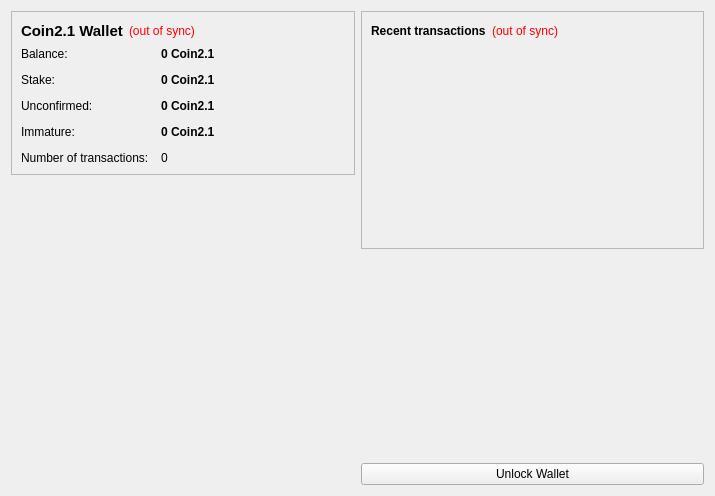
<?xml version="1.0" encoding="UTF-8"?>
<ui version="4.0">
 <class>OverviewPage</class>
 <widget class="QWidget" name="OverviewPage">
  <property name="geometry">
   <rect>
    <x>0</x>
    <y>0</y>
    <width>715</width>
    <height>496</height>
   </rect>
  </property>
  <property name="windowTitle">
   <string>Form</string>
  </property>
  <layout class="QHBoxLayout" name="horizontalLayout" stretch="1,1">
   <item>
    <layout class="QVBoxLayout" name="verticalLayout_2">
     <item>
      <widget class="QFrame" name="frame">
       <property name="frameShape">
        <enum>QFrame::StyledPanel</enum>
       </property>
       <property name="frameShadow">
        <enum>QFrame::Raised</enum>
       </property>
       <layout class="QVBoxLayout" name="verticalLayout_4">
        <item>
         <layout class="QHBoxLayout" name="horizontalLayout_4">
          <item>
           <widget class="QLabel" name="label_5">
            <property name="font">
             <font>
              <pointsize>11</pointsize>
              <weight>75</weight>
              <bold>true</bold>
             </font>
            </property>
            <property name="text">
             <string>Coin2.1 Wallet</string>
            </property>
           </widget>
          </item>
          <item>
           <widget class="QLabel" name="labelWalletStatus">
            <property name="toolTip">
             <string>The displayed information may be out of date. Your wallet automatically synchronizes with the Coin2.1 network after a connection is established, but this process has not completed yet.</string>
            </property>
            <property name="styleSheet">
             <string notr="true">QLabel { color: red; }</string>
            </property>
            <property name="text">
             <string notr="true">(out of sync)</string>
            </property>
            <property name="alignment">
             <set>Qt::AlignLeading|Qt::AlignLeft|Qt::AlignVCenter</set>
            </property>
           </widget>
          </item>
          <item>
           <spacer name="horizontalSpacer_2">
            <property name="orientation">
             <enum>Qt::Horizontal</enum>
            </property>
            <property name="sizeHint" stdset="0">
             <size>
              <width>40</width>
              <height>20</height>
             </size>
            </property>
           </spacer>
          </item>
         </layout>
        </item>
        <item>
         <layout class="QFormLayout" name="formLayout_2">
          <property name="fieldGrowthPolicy">
           <enum>QFormLayout::AllNonFixedFieldsGrow</enum>
          </property>
          <property name="horizontalSpacing">
           <number>12</number>
          </property>
          <property name="verticalSpacing">
           <number>12</number>
          </property>
          <item row="0" column="0">
           <widget class="QLabel" name="label">
            <property name="text">
             <string>Balance:</string>
            </property>
           </widget>
          </item>
          <item row="0" column="1">
           <widget class="QLabel" name="labelBalance">
            <property name="font">
             <font>
              <weight>75</weight>
              <bold>true</bold>
             </font>
            </property>
            <property name="cursor">
             <cursorShape>IBeamCursor</cursorShape>
            </property>
            <property name="toolTip">
             <string>Your current balance</string>
            </property>
            <property name="text">
             <string notr="true">0 Coin2.1</string>
            </property>
            <property name="textInteractionFlags">
             <set>Qt::LinksAccessibleByMouse|Qt::TextSelectableByKeyboard|Qt::TextSelectableByMouse</set>
            </property>
           </widget>
          </item>
          <item row="1" column="0">
           <widget class="QLabel" name="label_6">
            <property name="text">
             <string>Stake:</string>
            </property>
           </widget>
          </item>
          <item row="1" column="1">
           <widget class="QLabel" name="labelStake">
            <property name="font">
             <font>
              <weight>75</weight>
              <bold>true</bold>
             </font>
            </property>
            <property name="cursor">
             <cursorShape>IBeamCursor</cursorShape>
            </property>
            <property name="toolTip">
             <string>Total of coins that was staked, and do not yet count toward the current balance</string>
            </property>
            <property name="text">
             <string notr="true">0 Coin2.1</string>
            </property>
            <property name="textInteractionFlags">
             <set>Qt::LinksAccessibleByMouse|Qt::TextSelectableByKeyboard|Qt::TextSelectableByMouse</set>
            </property>
           </widget>
          </item>
          <item row="2" column="0">
           <widget class="QLabel" name="label_3">
            <property name="text">
             <string>Unconfirmed:</string>
            </property>
           </widget>
          </item>
          <item row="2" column="1">
           <widget class="QLabel" name="labelUnconfirmed">
            <property name="font">
             <font>
              <weight>75</weight>
              <bold>true</bold>
             </font>
            </property>
            <property name="cursor">
             <cursorShape>IBeamCursor</cursorShape>
            </property>
            <property name="toolTip">
             <string>Total of transactions that have yet to be confirmed, and do not yet count toward the current balance</string>
            </property>
            <property name="text">
             <string notr="true">0 Coin2.1</string>
            </property>
            <property name="textInteractionFlags">
             <set>Qt::LinksAccessibleByMouse|Qt::TextSelectableByKeyboard|Qt::TextSelectableByMouse</set>
            </property>
           </widget>
          </item>
          <item row="3" column="0">
           <widget class="QLabel" name="labelImmatureText">
            <property name="text">
             <string>Immature:</string>
            </property>
           </widget>
          </item>
          <item row="3" column="1">
           <widget class="QLabel" name="labelImmature">
            <property name="font">
             <font>
              <weight>75</weight>
              <bold>true</bold>
             </font>
            </property>
            <property name="toolTip">
             <string>Mined balance that has not yet matured</string>
            </property>
            <property name="text">
             <string notr="true">0 Coin2.1</string>
            </property>
            <property name="textInteractionFlags">
             <set>Qt::LinksAccessibleByMouse|Qt::TextSelectableByKeyboard|Qt::TextSelectableByMouse</set>
            </property>
           </widget>
          </item>
          <item row="4" column="0">
           <widget class="QLabel" name="label_2">
            <property name="text">
             <string>Number of transactions:</string>
            </property>
           </widget>
          </item>
          <item row="4" column="1">
           <widget class="QLabel" name="labelNumTransactions">
            <property name="toolTip">
             <string>Total number of transactions in wallet</string>
            </property>
            <property name="text">
             <string notr="true">0</string>
            </property>
           </widget>
          </item>
         </layout>
        </item>
       </layout>
      </widget>
     </item>
     <item>
      <spacer name="verticalSpacer">
       <property name="orientation">
        <enum>Qt::Vertical</enum>
       </property>
       <property name="sizeHint" stdset="0">
        <size>
         <width>20</width>
         <height>40</height>
        </size>
       </property>
      </spacer>
     </item>
    </layout>
   </item>
   <item>
    <layout class="QVBoxLayout" name="verticalLayout_3">
     <item>
      <widget class="QFrame" name="frame_2">
       <property name="frameShape">
        <enum>QFrame::StyledPanel</enum>
       </property>
       <property name="frameShadow">
        <enum>QFrame::Raised</enum>
       </property>
       <layout class="QVBoxLayout" name="verticalLayout">
        <item>
         <layout class="QHBoxLayout" name="horizontalLayout_2">
          <item>
           <widget class="QLabel" name="label_4">
            <property name="text">
             <string>&lt;b&gt;Recent transactions&lt;/b&gt;</string>
            </property>
           </widget>
          </item>
          <item>
           <widget class="QLabel" name="labelTransactionsStatus">
            <property name="toolTip">
             <string>The displayed information may be out of date. Your wallet automatically synchronizes with the Coin2.1 network after a connection is established, but this process has not completed yet.</string>
            </property>
            <property name="styleSheet">
             <string notr="true">QLabel { color: red; }</string>
            </property>
            <property name="text">
             <string notr="true">(out of sync)</string>
            </property>
            <property name="alignment">
             <set>Qt::AlignRight|Qt::AlignTrailing|Qt::AlignVCenter</set>
            </property>
           </widget>
          </item>
          <item>
           <spacer name="horizontalSpacer">
            <property name="orientation">
             <enum>Qt::Horizontal</enum>
            </property>
            <property name="sizeHint" stdset="0">
             <size>
              <width>40</width>
              <height>20</height>
             </size>
            </property>
           </spacer>
          </item>
         </layout>
        </item>
        <item>
         <widget class="QListView" name="listTransactions">
          <property name="styleSheet">
           <string notr="true">QListView { background: transparent; }</string>
          </property>
          <property name="frameShape">
           <enum>QFrame::NoFrame</enum>
          </property>
          <property name="verticalScrollBarPolicy">
           <enum>Qt::ScrollBarAlwaysOff</enum>
          </property>
          <property name="horizontalScrollBarPolicy">
           <enum>Qt::ScrollBarAlwaysOff</enum>
          </property>
          <property name="selectionMode">
           <enum>QAbstractItemView::NoSelection</enum>
          </property>
         </widget>
        </item>
       </layout>
      </widget>
     </item>
     <item>
      <spacer name="verticalSpacer_2">
       <property name="orientation">
        <enum>Qt::Vertical</enum>
       </property>
       <property name="sizeHint" stdset="0">
        <size>
         <width>20</width>
         <height>40</height>
        </size>
       </property>
      </spacer>
     </item>
     <item>
      <widget class="QPushButton" name="unlockWalletButton">
       <property name="text">
        <string>Unlock Wallet</string>
       </property>
      </widget>
     </item>
    </layout>
   </item>
  </layout>
 </widget>
 <resources/>
 <connections/>
</ui>
